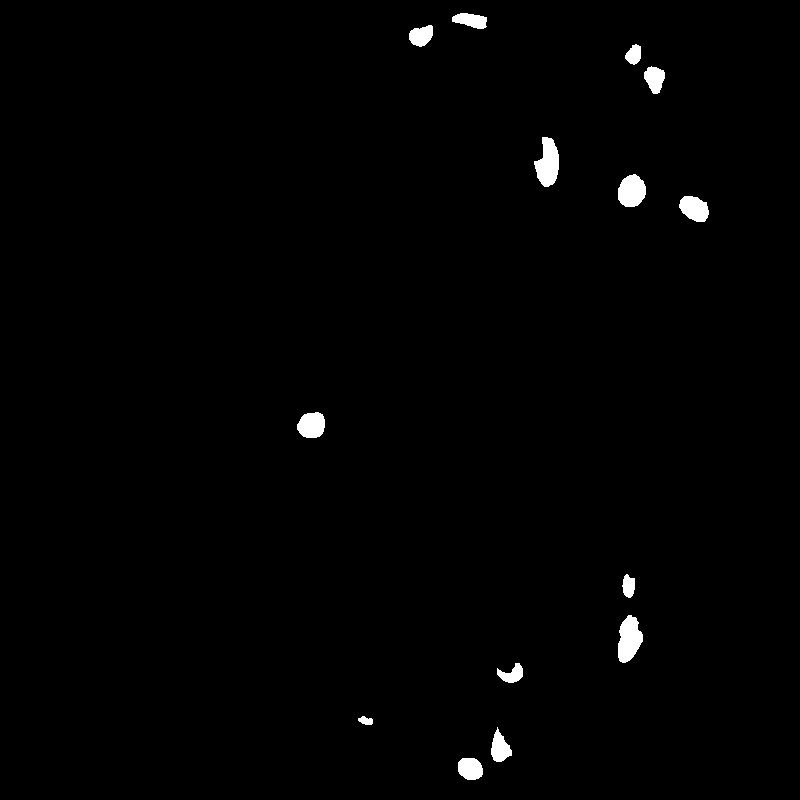
#> input picture data/platelet_em/raw/labels-topology/topology_change_disappear.tiff, 800 x 800 px, given in place of 50-class.tif, which was not available; the run also reads 1 picture not shown here
$ python preprocess.py
#> lines starting #> are read from the running program, lines starting #| are printed output that depends on the picture; after the words box and inside, x2 and y2 are one past the last pixel; in counts of white or black regions, pixels touching at a corner belong together; pictures that were not available may be replaced by others from this repository, and a replacement may not be noted
from PIL import Image
import numpy as np
from tqdm import tqdm
import os


def class_to_rgb(class_array):
    """
    transforms a one-hot aray into an RGB segmentation image
    Parameters:
        class_array: np.array of size H x W
    Returs:
        PIL image of size H x W
    """
    # create rgb image
    rgb_img = np.zeros((*class_array.shape[:2], 3), dtype=np.uint8)
    class_colors = [(0, 0, 0), (0, 40, 255), (0, 212, 255)]

    # run over image
    for h in range(class_array.shape[0]):
        for w in range(class_array.shape[1]):
            c = class_array[h, w]
            color = class_colors[c]
            rgb_img[h, w, :] = color
    return Image.fromarray(rgb_img)


def preprocess_tiff_stack(
    intensity_file,
    class_file,
    from_slice,
    to_slice,
    crop_bbox,
    intensity_output_file,
    class_output_file,
    semantic_output_file,
    topology_appear_file=None,
    topology_disappear_file=None,
    topology_appear_output_file=None,
    topology_disappear_output_file=None,
    topology_combined_output_file=None,
):
    """
    Preprocesses the platelet-em dataset
    combines organelle classes
    crops a section

    Args:
        intensity_file ([type]): [description]
        class_file ([type]): [description]
        from_slice ([type]): [description]
        to_slice ([type]): [description]
        crop_bbox ([type]): [description]
        intensity_output_file ([type]): [description]
        class_output_file ([type]): [description]
        semantic_output_file ([type]): [description]
    """
#> called with from_slice = 0, to_slice = 50, crop_bbox = (16, 16, 272, 272), intensity_output_file = './data/platelet_em/train/image/0.tif', class_output_file = './data/platelet_em/train/label/0.tif', semantic_output_file = './data/platelet_em/train/semantic/0.tif'
    # load data and initialize output lists
    intensity_image_stack = Image.open(intensity_file)
    class_image_stack = Image.open(class_file)
#> class_image_stack is the input picture: PIL image 800x800 I; values 0 (black) and 1 (white), 1% white; 14 white regions, largest, box (x1, y1, x2, y2) and area: (534, 137, 559, 187) 840, (618, 615, 643, 663) 840, (618, 174, 646, 207) 717
    intensity_image_stack_output = []
    class_image_stack_output = []
    semantic_image_stack_output = []

    has_topology_annotation = topology_appear_file is not None
    if has_topology_annotation:
        topology_appear_image_stack = Image.open(topology_appear_file)
        topology_disappear_image_stack = Image.open(topology_disappear_file)
        topology_appear_output = []
        topology_disappear_output = []
        topology_combined_output = []

    # cut into slices
    for i in range(from_slice, to_slice):
        # load slice
        intensity_image_stack.seek(i)
        intensity_image = np.array(intensity_image_stack)
        class_image_stack.seek(i)
        class_image = np.array(class_image_stack, dtype=np.uint8)
        if has_topology_annotation:
            topology_appear_image_stack.seek(i)
            topology_appear_image = np.array(
                topology_appear_image_stack, dtype=np.uint8)
            topology_disappear_image_stack.seek(i)
            topology_disappear_image = np.array(
                topology_disappear_image_stack, dtype=np.uint8)
            if i == 0:
                topology_combined_image = np.zeros_like(
                    topology_disappear_image)
            else:
                topology_disappear_image_stack.seek(i-1)
                topology_combined_image = np.clip(
                    np.array(topology_disappear_image_stack, dtype=np.uint8) + topology_appear_image, 0, 1)

        # crop bbox
        intensity_image = intensity_image[crop_bbox[0]:crop_bbox[2], crop_bbox[1]: crop_bbox[3]]
        class_image = class_image[crop_bbox[0]:crop_bbox[2], crop_bbox[1]: crop_bbox[3]]
        if has_topology_annotation:
            topology_appear_image = topology_appear_image[crop_bbox[0]:crop_bbox[2], crop_bbox[1]: crop_bbox[3]]
            topology_disappear_image = topology_disappear_image[crop_bbox[0]:crop_bbox[2], crop_bbox[1]: crop_bbox[3]]
            topology_combined_image = topology_combined_image[crop_bbox[0]:crop_bbox[2], crop_bbox[1]: crop_bbox[3]]

        # map classes
        # reduce classes. Map all labels >1 to 2
        class_image[class_image > 1] = 2

        # build output
        intensity_image_stack_output.append(Image.fromarray(intensity_image))
        class_image_stack_output.append(Image.fromarray(class_image))
        semantic_image_stack_output.append(
            class_to_rgb(class_image))  # re-generate rgb images
        if has_topology_annotation:
            topology_appear_output.append(
                Image.fromarray(topology_appear_image))
            topology_disappear_output.append(
                Image.fromarray(topology_disappear_image))
            topology_combined_output.append(
                Image.fromarray(topology_combined_image))
#> this loop made 25 passes
#> pass 2, in preprocess_tiff_stack, `intensity_image = np.array(intensity_image_stack)`:
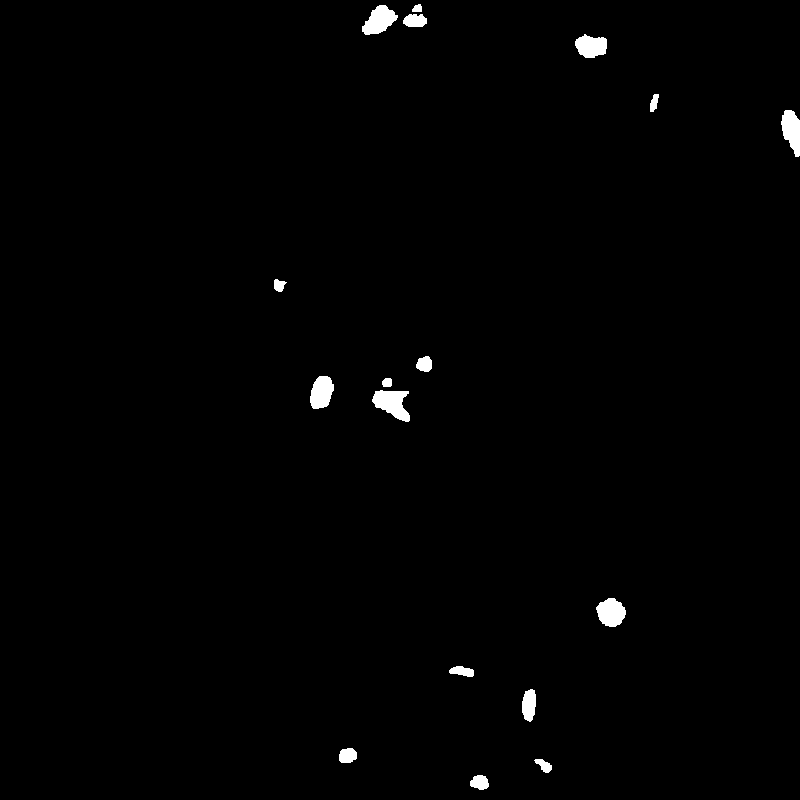
#> intensity_image: shape (800, 800) int32; values 0 (black) and 1 (white), 0.91% white; 17 white regions, largest, box (x1, y1, x2, y2) and area: (372, 390, 410, 422) 752, (362, 5, 398, 35) 658, (596, 598, 626, 627) 633
#> after the loop: class_image: shape (256, 256); every value is 1
#> after the loop:
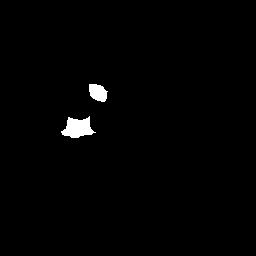
#> intensity_image: shape (256, 256) int32; values 0 (black) and 1 (white), 1.1% white; 2 white regions, box (x1, y1, x2, y2) and area: (61, 116, 96, 138) 468, (89, 84, 108, 102) 253
#> after the loop:
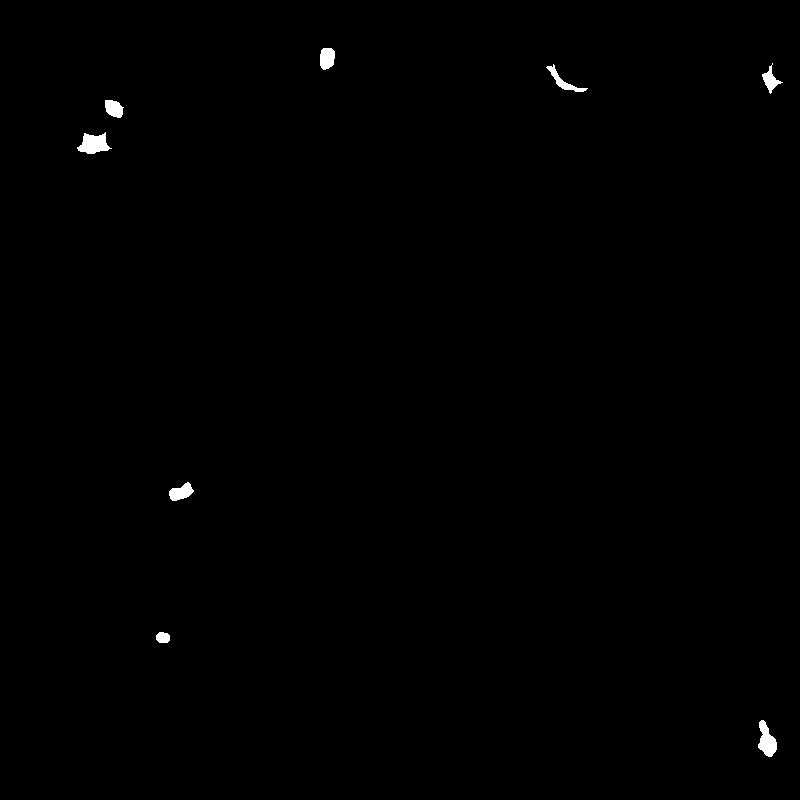
#> intensity_image_stack: PIL image 800x800 I; values 0 (black) and 1 (white), 0.37% white; 8 white regions, largest, box (x1, y1, x2, y2) and area: (77, 132, 112, 154) 468, (758, 720, 777, 757) 420, (169, 482, 194, 501) 287
#> after the loop, class_image_stack_output = 24 items; intensity_image_stack_output = 24 items; semantic_image_stack_output = 24 items

    # save result
    intensity_image_stack_output[0].save(
        intensity_output_file, save_all=True, append_images=intensity_image_stack_output[1:]
    )
    class_image_stack_output[0].save(
        class_output_file, save_all=True, append_images=class_image_stack_output[1:]
    )
    semantic_image_stack_output[0].save(
        semantic_output_file, save_all=True, append_images=semantic_image_stack_output[1:]
    )
    if has_topology_annotation:
        topology_appear_output[0].save(
            topology_appear_output_file, save_all=True, append_images=topology_appear_output[1:]
        )
        topology_disappear_output[0].save(
            topology_disappear_output_file, save_all=True, append_images=topology_disappear_output[1:]
        )
        topology_combined_output[0].save(
            topology_combined_output_file, save_all=True, append_images=topology_combined_output[1:]
        )


if __name__ == "__main__":
    os.makedirs("./data/platelet_em/train/image/", exist_ok=True)
    os.makedirs("./data/platelet_em/train/label/", exist_ok=True)
    os.makedirs("./data/platelet_em/train/semantic/", exist_ok=True)
    os.makedirs("./data/platelet_em/val/image/", exist_ok=True)
    os.makedirs("./data/platelet_em/val/label/", exist_ok=True)
    os.makedirs("./data/platelet_em/val/semantic/", exist_ok=True)
    os.makedirs("./data/platelet_em/val/topology_appear/", exist_ok=True)
    os.makedirs("./data/platelet_em/val/topology_disappear/", exist_ok=True)
    os.makedirs("./data/platelet_em/val/topology_combined/", exist_ok=True)
    os.makedirs("./data/platelet_em/test/image/", exist_ok=True)
    os.makedirs("./data/platelet_em/test/label/", exist_ok=True)
    os.makedirs("./data/platelet_em/test/semantic/", exist_ok=True)
    os.makedirs("./data/platelet_em/test/topology_appear/", exist_ok=True)
    os.makedirs("./data/platelet_em/test/topology_disappear/", exist_ok=True)
    os.makedirs("./data/platelet_em/test/topology_combined/", exist_ok=True)
    bboxes = [(16, 16, 272, 272),  # bounding boxes to split 800x800 image into 9x 256x256 patches
              (16, 272, 272, 528),
              (16, 528, 272, 784),
              (272, 16, 528, 272),
              (272, 272, 528, 528),
              (272, 528, 528, 784),
              (528, 16, 784, 272),
              (528, 272, 784, 528),
              (528, 528, 784, 784), ]

    # preprocess training data
    for p in tqdm(range(9), desc="extracting training images"):
#> (the run stopped early here; a loop or call above may not have finished)
